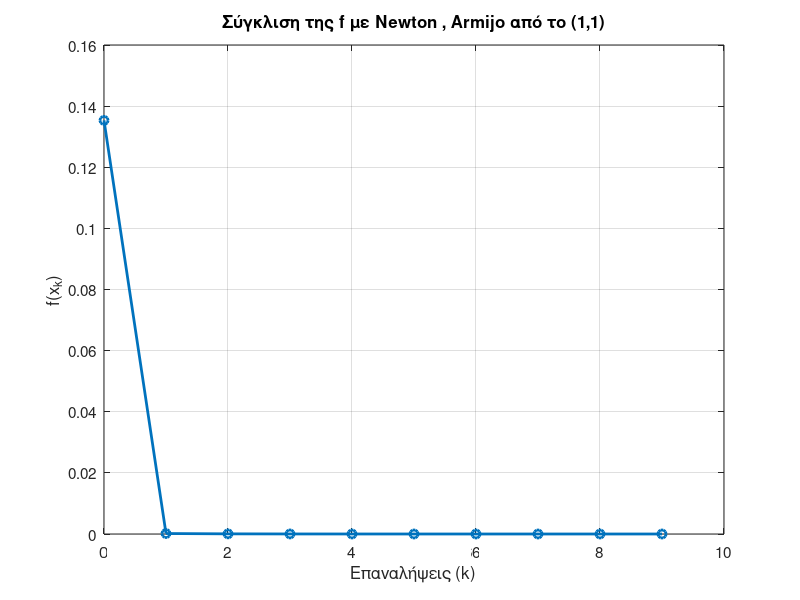

This figure's MATLAB source:
clear; clc; close all;

%% Συνάρτηση, gradient, Hessian
f = @(x) x(1).^3 .* exp(-x(1).^2 - x(2).^4);

gradf = @(x) [ ...
    (-2*x(1).^4 + 3*x(1).^2) .* exp(-x(1).^2 - x(2).^4);   % df/dx
    -4*x(1).^3 .* x(2).^3 .* exp(-x(1).^2 - x(2).^4)       % df/dy
];

Hessf = @(x) [ ...
    (4*x(1).^5 - 14*x(1).^3 + 6*x(1)) .* exp(-x(1).^2 - x(2).^4), ...
    (8*x(1).^4.*x(2).^3 - 12*x(1).^2.*x(2).^3) .* exp(-x(1).^2 - x(2).^4); ...
    (8*x(1).^4.*x(2).^3 - 12*x(1).^2.*x(2).^3) .* exp(-x(1).^2 - x(2).^4), ...
    (16*x(1).^3.*x(2).^6 - 12*x(1).^3.*x(2).^2) .* exp(-x(1).^2 - x(2).^4) ...
];

%% Παράμετροι Armijo
alpha = 1e-4;    % 0 < alpha < 1
beta  = 0.5;     % 0 < beta < 1
s     = 1;       % αρχικό βήμα

%% Newton + Armijo από x0 = (1,1)
xk = [1; 1];
maxIter = 50;
tol = 1e-6;

f_vals = zeros(maxIter+1,1);
f_vals(1) = f(xk);

k_last = 0;

for k = 1:maxIter
    gk = gradf(xk);
    if norm(gk) < tol
        k_last = k-1;
        break;
    end

    Hk = Hessf(xk);

    % ---- Διεύθυνση Newton με safeguard ----
    if rcond(Hk) < 1e-12
        dk = -gk;            % fallback σε steepest descent
    else
        dk = -Hk \ gk;       % κανονική διεύθυνση Newton
        if gk.'*dk >= 0      % αν δεν είναι κατεύθυνση καθόδου
            dk = -gk;
        end
    end

    % ---- Armijo backtracking ----
    gamma = s;
    fk = f(xk);
    while f(xk + gamma*dk) > fk + alpha*gamma*(gk.'*dk)
        gamma = beta * gamma;
        if gamma < 1e-10
            break;
        end
    end

    % ενημέρωση
    xk = xk + gamma*dk;

    f_vals(k+1) = f(xk);
    k_last = k;
end

% αν δεν έγινε break, τότε k_last = maxIter ήδη

k_vec = 0:k_last;

%% Διάγραμμα σύγκλισης f(x_k)
figure;
plot(k_vec, f_vals(1:k_last+1), '-o', 'LineWidth', 2, 'MarkerSize', 6);
grid on;
xlabel('Επαναλήψεις (k)', 'FontSize', 12);
ylabel('f(x_k)', 'FontSize', 12);
title('Σύγκλιση της f με Newton , Armijo από το (1,1)', 'FontSize', 14);
set(gca, 'FontSize', 11);
